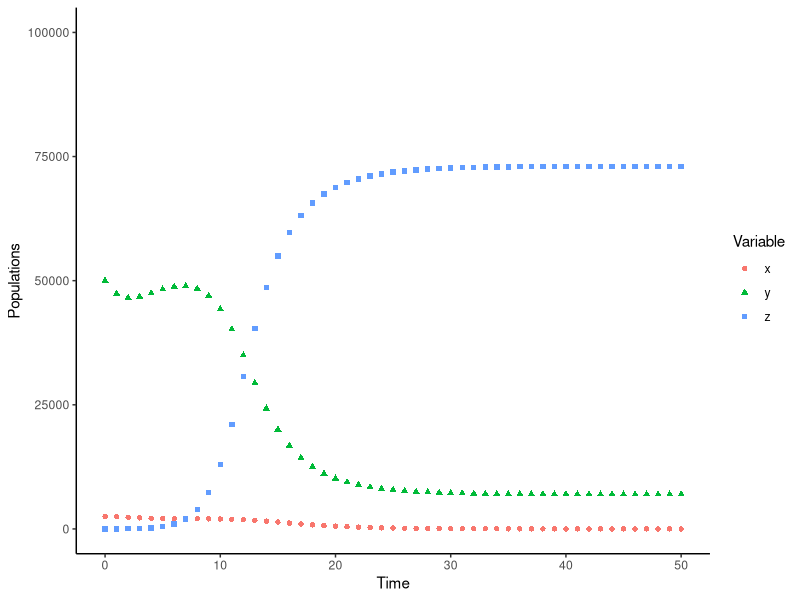

Generate this figure with R:
# Smith, W. (2026). Modeling C. irus response to L. polyphyllus. GitHub. 

# Used to look at 3 different scenarios:
# 1. Normal condition. Initial state = A population of 2,500 C. irus has 50000m^2 of L. perennis.
# End result = steady populations of C. irus and L. perennis.
# 2. L. polyphyllus invasion. Initial state = A population of 2,500 C. irus has 50000m^2 of...
# L. perennis and 10m^2 of L. polyphyllus. End result = L. polyphyllus outcompetes L. perennis...
# and the C. irus population plumets.
# 3. Only L. polyphyllus. Initial state = A population of 2,500 C. irus has 50000m^2 of L. polyphyllus.
# End result = C. irus populations drop to 0. 

# Adapted from https://strimas.com/post/lotka-volterra/

#---------- Loading packages
install.packages("tidyverse") #pivot_longer to reshape data
install.packages("deSolve") #ode
install.packages("ggplot2") #graphing
library(tidyverse)
library(deSolve)
library(ggplot2)

#---------- Key to PARAMETER language used below:
# S = sundial lupine; L = large leaf lupine; decay = exponential decay... 
# of butterfly in the absence of plants; benefit = benefit to butterfly of... 
# interaction w/ plant; growth = logistic growth of plants in absence of...
# butterflies; consumed = rate at which plant is consumed; k = carrying capacity

pars <- c(decay = 0.7, Sbenefit = 0.000014, Sgrowth = 1, Sconsumed = 0.00018, 
          k = 80000, Lbenefit = 0.000005, Lgrowth = 2, Lconsumed = 0.000018)

#---------- Key to INITIAL STATE language used below:
# x = frosted elfin pop, y = sundial lupine pop, z = large leaf lupine pop
init <- c(x = 2500, y = 50000, z=10) #sets initial states for lv_results

time <- seq(0, 50, by = 1) #sets time sequence for lv_results

#---------- Equations for modeling lv_results
deriv <- function(t, state, pars) {
  with(as.list(c(state, pars)), {
    d_x <- -decay*x + Sbenefit*x*y+Lbenefit*x*z
    d_y <- Sgrowth*y*(1-((y+z)/k)) - Sconsumed*x*y
    d_z <- Lgrowth*z*(1-((y+z)/k)) - Lconsumed*x*z
    return(list(c(x = d_x, y = d_y, z = d_z)))})}
lv_results <- ode(init, time, deriv, pars)

class(lv_results) #pivot_ function doesnt work with matrix
lv_results=as.data.frame(lv_results) #convert to df
class(lv_results) #check if df now

long_df<-pivot_longer(lv_results,
                      cols=matches("x|y|z"),
                      names_to="Variable",
                      values_to="Value")

#---------- Graphing
ggplot(long_df, aes(time, Value, shape=Variable, colour=Variable))+
  geom_point()+
  ylim(0,100000)+
  theme_classic()+
  labs(x="Time", y= "Populations")
